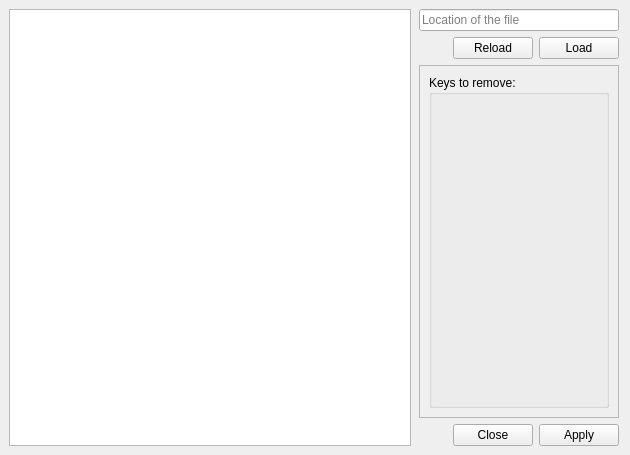
<?xml version="1.0" encoding="UTF-8"?>
<ui version="4.0">
 <class>main</class>
 <widget class="QMainWindow" name="main">
  <property name="geometry">
   <rect>
    <x>0</x>
    <y>0</y>
    <width>630</width>
    <height>455</height>
   </rect>
  </property>
  <property name="windowTitle">
   <string>MainWindow</string>
  </property>
  <widget class="QWidget" name="centralwidget">
   <layout class="QHBoxLayout" name="horizontalLayout">
    <item>
     <widget class="QTextEdit" name="textEdit_bibtex">
      <property name="sizePolicy">
       <sizepolicy hsizetype="Expanding" vsizetype="Expanding">
        <horstretch>1</horstretch>
        <verstretch>0</verstretch>
       </sizepolicy>
      </property>
      <property name="minimumSize">
       <size>
        <width>300</width>
        <height>0</height>
       </size>
      </property>
      <property name="styleSheet">
       <string notr="true"/>
      </property>
      <property name="readOnly">
       <bool>true</bool>
      </property>
      <property name="html">
       <string>&lt;!DOCTYPE HTML PUBLIC &quot;-//W3C//DTD HTML 4.0//EN&quot; &quot;http://www.w3.org/TR/REC-html40/strict.dtd&quot;&gt;
&lt;html&gt;&lt;head&gt;&lt;meta name=&quot;qrichtext&quot; content=&quot;1&quot; /&gt;&lt;style type=&quot;text/css&quot;&gt;
p, li { white-space: pre-wrap; }
&lt;/style&gt;&lt;/head&gt;&lt;body style=&quot; font-family:'Sans'; font-size:9pt; font-weight:400; font-style:normal;&quot;&gt;
&lt;p style=&quot;-qt-paragraph-type:empty; margin-top:0px; margin-bottom:0px; margin-left:0px; margin-right:0px; -qt-block-indent:0; text-indent:0px; font-family:'MS Shell Dlg 2'; font-size:8pt;&quot;&gt;&lt;br /&gt;&lt;/p&gt;&lt;/body&gt;&lt;/html&gt;</string>
      </property>
      <property name="acceptRichText">
       <bool>true</bool>
      </property>
     </widget>
    </item>
    <item>
     <layout class="QVBoxLayout" name="verticalLayout" stretch="0,0,0,0">
      <property name="leftMargin">
       <number>2</number>
      </property>
      <property name="rightMargin">
       <number>2</number>
      </property>
      <item>
       <widget class="QLineEdit" name="FileEdit">
        <property name="sizePolicy">
         <sizepolicy hsizetype="Expanding" vsizetype="Fixed">
          <horstretch>1</horstretch>
          <verstretch>0</verstretch>
         </sizepolicy>
        </property>
        <property name="minimumSize">
         <size>
          <width>200</width>
          <height>0</height>
         </size>
        </property>
        <property name="inputMask">
         <string/>
        </property>
        <property name="readOnly">
         <bool>false</bool>
        </property>
        <property name="placeholderText">
         <string>Location of the file</string>
        </property>
       </widget>
      </item>
      <item>
       <layout class="QHBoxLayout" name="horizontalLayout_2">
        <property name="topMargin">
         <number>0</number>
        </property>
        <item alignment="Qt::AlignRight">
         <widget class="QPushButton" name="pushButto_reload">
          <property name="sizePolicy">
           <sizepolicy hsizetype="Fixed" vsizetype="Fixed">
            <horstretch>0</horstretch>
            <verstretch>0</verstretch>
           </sizepolicy>
          </property>
          <property name="text">
           <string>Reload</string>
          </property>
         </widget>
        </item>
        <item>
         <widget class="QPushButton" name="pushButton_load">
          <property name="sizePolicy">
           <sizepolicy hsizetype="Fixed" vsizetype="Fixed">
            <horstretch>0</horstretch>
            <verstretch>0</verstretch>
           </sizepolicy>
          </property>
          <property name="toolTip">
           <string/>
          </property>
          <property name="text">
           <string>Load</string>
          </property>
         </widget>
        </item>
       </layout>
      </item>
      <item>
       <widget class="QScrollArea" name="scrollArea">
        <property name="enabled">
         <bool>true</bool>
        </property>
        <property name="sizePolicy">
         <sizepolicy hsizetype="Expanding" vsizetype="Expanding">
          <horstretch>0</horstretch>
          <verstretch>0</verstretch>
         </sizepolicy>
        </property>
        <property name="minimumSize">
         <size>
          <width>0</width>
          <height>0</height>
         </size>
        </property>
        <property name="baseSize">
         <size>
          <width>0</width>
          <height>0</height>
         </size>
        </property>
        <property name="horizontalScrollBarPolicy">
         <enum>Qt::ScrollBarAlwaysOff</enum>
        </property>
        <property name="widgetResizable">
         <bool>true</bool>
        </property>
        <widget class="QWidget" name="scrollAreaWidgetContents">
         <property name="geometry">
          <rect>
           <x>0</x>
           <y>0</y>
           <width>198</width>
           <height>336</height>
          </rect>
         </property>
         <layout class="QHBoxLayout" name="horizontalLayout_3">
          <item>
           <widget class="QGroupBox" name="groupBox_custom">
            <property name="sizePolicy">
             <sizepolicy hsizetype="Preferred" vsizetype="Expanding">
              <horstretch>0</horstretch>
              <verstretch>0</verstretch>
             </sizepolicy>
            </property>
            <property name="title">
             <string>Keys to remove:</string>
            </property>
            <property name="alignment">
             <set>Qt::AlignLeading|Qt::AlignLeft|Qt::AlignTop</set>
            </property>
            <layout class="QVBoxLayout" name="verticalLayout_3">
             <property name="sizeConstraint">
              <enum>QLayout::SetMinimumSize</enum>
             </property>
            </layout>
           </widget>
          </item>
         </layout>
        </widget>
       </widget>
      </item>
      <item alignment="Qt::AlignBottom">
       <widget class="QDialogButtonBox" name="buttonBox">
        <property name="standardButtons">
         <set>QDialogButtonBox::Apply|QDialogButtonBox::Close</set>
        </property>
       </widget>
      </item>
     </layout>
    </item>
   </layout>
  </widget>
 </widget>
 <tabstops>
  <tabstop>pushButton_load</tabstop>
  <tabstop>buttonBox</tabstop>
  <tabstop>textEdit_bibtex</tabstop>
  <tabstop>FileEdit</tabstop>
  <tabstop>pushButto_reload</tabstop>
 </tabstops>
 <resources/>
 <connections>
  <connection>
   <sender>buttonBox</sender>
   <signal>rejected()</signal>
   <receiver>main</receiver>
   <slot>close()</slot>
   <hints>
    <hint type="sourcelabel">
     <x>524</x>
     <y>321</y>
    </hint>
    <hint type="destinationlabel">
     <x>317</x>
     <y>183</y>
    </hint>
   </hints>
  </connection>
 </connections>
</ui>
